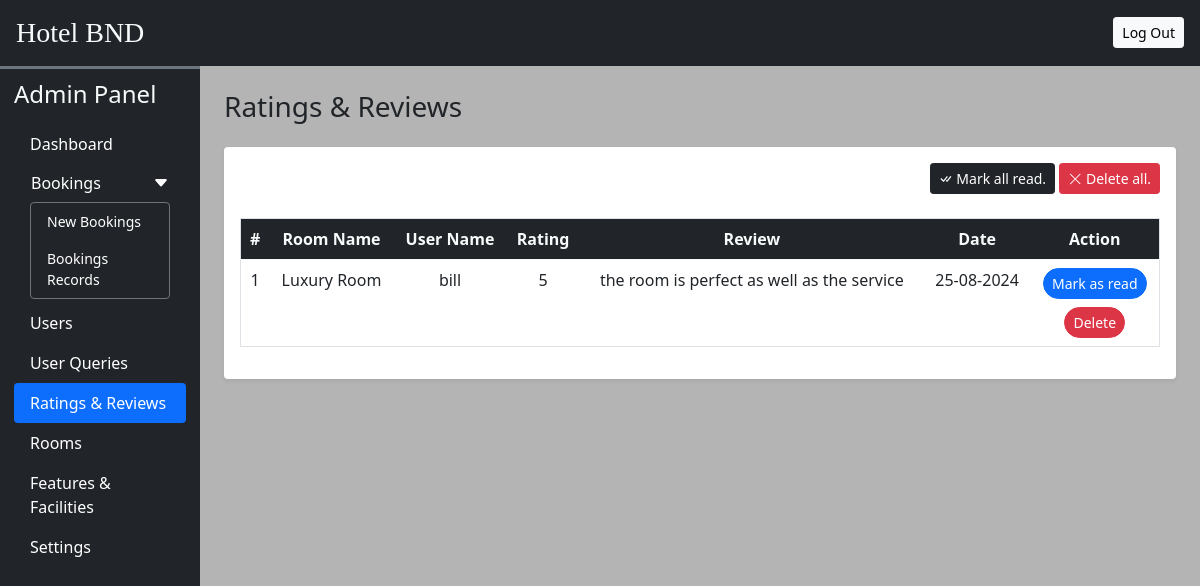
The app's page /admin/rate_review.php (signed in) with its own data.
### tables this page shows
CREATE TABLE `rating_review` (
  `sr_no` int(11) NOT NULL,
  `booking_id` int(11) NOT NULL,
  `room_id` int(11) NOT NULL,
  `user_id` int(11) NOT NULL,
  `rating` int(11) NOT NULL,
  `review` varchar(200) NOT NULL,
  `seen` int(11) NOT NULL DEFAULT 0,
  `datentime` datetime NOT NULL DEFAULT current_timestamp()
);

CREATE TABLE `rooms` (
  `id` int(11) NOT NULL,
  `name` varchar(150) NOT NULL,
  `area` int(11) NOT NULL,
  `price` int(11) NOT NULL,
  `quantity` int(11) NOT NULL,
  `adult` int(11) NOT NULL,
  `children` int(11) NOT NULL,
  `descr` varchar(350) NOT NULL,
  `status` tinyint(4) NOT NULL DEFAULT 1,
  `removed` int(11) NOT NULL DEFAULT 0
);

CREATE TABLE `user_cred` (
  `id` int(11) NOT NULL,
  `name` varchar(100) NOT NULL,
  `email` varchar(150) NOT NULL,
  `phonenum` varchar(100) NOT NULL,
  `dob` date NOT NULL,
  `profile` varchar(100) NOT NULL,
  `password` varchar(200) NOT NULL,
  `is_verified` int(11) NOT NULL DEFAULT 0,
  `token` varchar(200) DEFAULT NULL,
  `t_expire` date DEFAULT NULL,
  `status` int(11) NOT NULL DEFAULT 1,
  `datentime` datetime NOT NULL DEFAULT current_timestamp()
);

### admin/rate_review.php (the view, shortened to what this page needs)
<!DOCTYPE html>
<html lang="en">
<head>
    <?php require('inc/links.php'); ?>
</head>
<body class="color-bg">
    <?php require('inc/header.php') ?>
    <div class="container-fluid" id="main-container">
        <div class="row">
            <div class="col-lg-10 ms-auto p-4 overflow-hidden">
                <h3 class="mb-4">Ratings & Reviews</h3>
                <div class="card border-0 shadow-sm mb-4">
                    <div class="card-body">
                        <div class="text-end mb-4">
                            <a href="?seen=all" class="btn btn-dark shadow-none btn-sm">
                                <i class="bi bi-check-all"></i> Mark all read.
                            </a>
                            <a href="?del=all" class="btn btn-danger shadow-none btn-sm">
                                <i class="bi bi-x-lg"></i> Delete all.
                            </a>
                        </div>
                        <div class="table-responsive-md">
                            <table class="table table-hover border text-center">
                                <thead>
                                    <tr class="bg-dark text-light">
                                        <th scope="col">#</th>
                                        <th scope="col">Room Name</th>
                                        <th scope="col">User Name</th>
                                        <th scope="col">Rating</th>
                                        <th scope="col">Review</th>
                                        <th scope="col">Date</th>
                                        <th scope="col">Action</th>
                                    </tr>
                                </thead>
                                <tbody>
                                    <?php
                                        $q = "SELECT rr.*,uc.name AS uname, r.name AS rname FROM `rating_review` rr
                                            INNER JOIN `user_cred` uc ON rr.user_id =  uc.id
                                            INNER JOIN `rooms` r ON rr.room_id =  r.id
                                            ORDER BY `sr_no` DESC";
                                        $data = mysqli_query($con,$q);
                                        $i=1;
                                        while($row = mysqli_fetch_assoc($data))
                                        {
                                            $date = date('d-m-Y', strtotime($row['datentime']));
                                            $seen='';
                                            if($row['seen']!=1){
                                                $seen="<a href='?seen=$row[sr_no]' class='btn btn-sm rounded-pill btn-primary mb-2'>Mark as read</a> <br>";
                                            }
                                            $seen.="<a href='?del=$row[sr_no]' class='btn btn-sm rounded-pill btn-danger'>Delete</a>";
                                            echo<<<query
                                                <tr>
                                                    <td>$i</td>
                                                    <td>$row[rname]</td>
                                                    <td>$row[uname]</td>
                                                    <td>$row[rating]</td>
                                                    <td>$row[review]</td>
                                                    <td>$date</td>
                                                    <td>$seen</td>
                                                </tr>
                                            query;
                                            $i++;
                                        }
                                    ?>
                                </tbody>
                            </table>
                        </div>
                    </div>
                </div>
            </div>
        </div>
    </div>
</body>
</html>

### admin/css/common.css (style rules this page uses)
body { font-family: 'Segoe UI', sans-serif; background-color: grey; }
:root { --teal: #2ec1ac; --teal_hover: #279e8c; }
.color-bg { background-color: rgb(180, 180, 180); }

### records on screen
rating_review: room.name "Luxury Room", user.name "bill", rating "5", review "the room is perfect as well as the service", datentime "25-08-2024"
